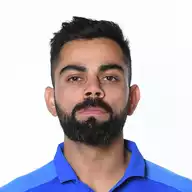
#> input picture viru.png, 192 x 192 px, found by its file name
$ python face_detection.py
#> lines starting #> are read from the running program, lines starting #| are printed output that depends on the picture; after the words box and inside, x2 and y2 are one past the last pixel; in counts of white or black regions, pixels touching at a corner belong together
import cv2

trained_face_data=cv2.CascadeClassifier('C:\\Users\\harsh\\AppData\\Local\\Programs\\Python\\Python310\\Lib\\site-packages\\cv2\\data\\haarcascade_frontalface_default.xml')

img = cv2.imread("C:\\Users\\harsh\\Desktop\\PYTHON\\Face detection\\viru.png")
#> img is the input picture: shape (192, 192, 3); mean B, G, R 196.9, 187.5, 192.8

greyscaled_img= cv2.cvtColor(img, cv2.COLOR_BGR2GRAY)
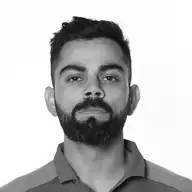
#> greyscaled_img: shape (192, 192); min 4, max 255, mean 190.2

face_coordinates= trained_face_data.detectMultiScale(greyscaled_img)
#> face_coordinates = [[42, 36, 101, 101]]

print(face_coordinates)
#| [[ 42  36 101 101]]
#cv2.rectangle (img, (top , left) (top+width, left+heoght) , (color) , Thisckness of the ractangle)

(x,y,w,h)=face_coordinates[0]
#> x = 42; y = 36; w = 101; h = 101
cv2.rectangle(img, (42,36), (42+101, 36+101), (0,0,255), 2)
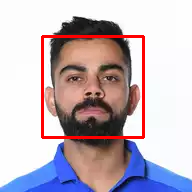
#> img: shape (192, 192, 3); 3.28% of pixels changed, all inside (x1, y1, x2, y2) = (41, 35, 145, 139)
#cv2.rectangle(img, (42,36) , (42+101 , 36+101) , (0,255,0) , 2)

cv2.imshow("Clever Programmer Face Detector", img)
cv2.waitKey()


print("Code completed")
